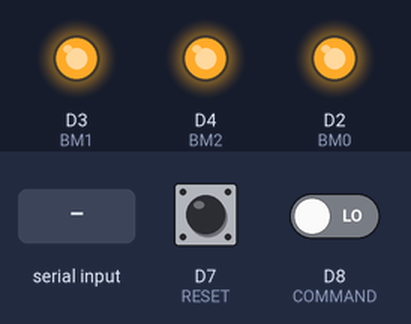
A program run on a simulated ESP8266 (Wemos D1 mini). Parts: output pins drawn as LEDs (lit = HIGH). The test bench sets the inputs (shaded band); at power-on: D7 (RESET) LOW, D8 (COMMAND) LOW. Pins used as bus, display or sensor lines are not drawn; what the program prints to the serial monitor is not drawn.

Above: at 1.2 s.
1.3 s: "b\n" received over Serial
At 2.3 s:
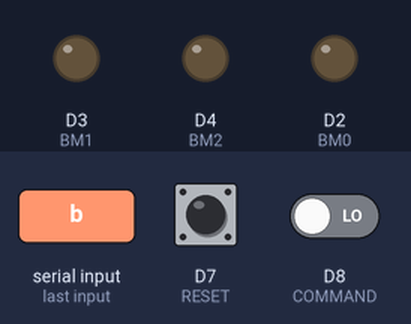
3.3 s: "r\n" received over Serial
At 5.0 s:
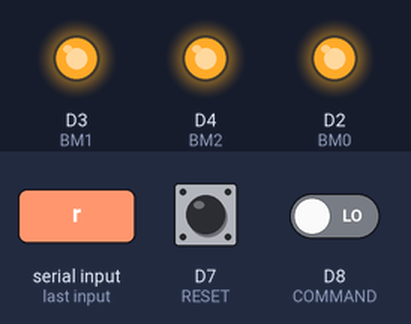
Timing chart, 0 to 6.5 s (numbered marks = the images above; inputs shaded):
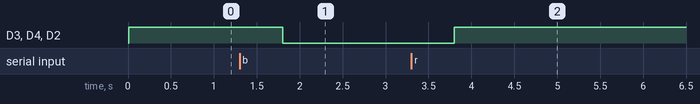

The program:

main.cpp
```cpp
/*
 * Control an Relay from a web browser
 * Build to be run on an ESP8266
 *
 * connect to the ESP8266 AP then
 * use web broswer to go to 192.168.4.1
 *
 */


#include <ESP8266WiFi.h>
#include <ESP8266mDNS.h>        // Include the mDNS library

#define POWER D1
#define BM0   D2
#define BM1   D3
#define BM2   D4

#define COMMAND D8
#define RESET   D7

char serial = 0;
int buttonStateC;             // the current reading from the input pin
int buttonStateR;             // the current reading from the input pin
int lastButtonStateC = LOW;   // the previous reading from the input pin
int lastButtonStateR = LOW;   // the previous reading from the input pin

int readingC = 0;
int readingR = 0;

// the following variables are unsigned longs because the time, measured in
// milliseconds, will quickly become a bigger number than can be stored in an int.
unsigned long lastDebounceTimeC = 0;  // the last time the output pin was toggled
unsigned long lastDebounceTimeR = 0;  // the last time the output pin was toggled
unsigned long debounceDelay = 50;    // the debounce time; increase if the output flickers
unsigned int count = 0;

void setup()
{
  Serial.begin(115200);
  delay(10);
  Serial.println('\n');

  pinMode(POWER, OUTPUT);
  pinMode(BM0, OUTPUT);
  pinMode(BM1, OUTPUT);
  pinMode(BM2, OUTPUT);
  pinMode(COMMAND, INPUT);
  pinMode(RESET, INPUT);

  digitalWrite(POWER, HIGH);
  digitalWrite(BM0, HIGH);
  digitalWrite(BM1, HIGH);
  digitalWrite(BM2, HIGH);

  digitalWrite(COMMAND, LOW);
  digitalWrite(RESET, LOW);

  Serial.println("INIT Done!");

}


void doSerialJob()
{
  if (Serial.available())
  {
    serial = Serial.read();

  }
  if(serial== 'b')
  {
    digitalWrite(POWER, HIGH);
    delay(500);
    digitalWrite(BM0, LOW);
    digitalWrite(BM1, LOW);
    digitalWrite(BM2, LOW);
    delay(10);
    digitalWrite(POWER, LOW);
    count++;
  }
  else if(serial == 'r')
  {
    digitalWrite(POWER, HIGH);
    delay(500);
    digitalWrite(BM0, HIGH);
    digitalWrite(BM1, HIGH);
    digitalWrite(BM2, HIGH);
    delay(10);
    digitalWrite(POWER, LOW);
    count++;
  }
  else if(serial == 's')
  {
    digitalWrite(POWER, HIGH);
    digitalWrite(BM0, HIGH);
    digitalWrite(BM1, HIGH);
    digitalWrite(BM2, HIGH);
    count = 0;
  }
  else
  {
        serial = 0;
  }
  serial = 0;
}
void debounceButtonCommand()
{
  // read the state of the switch into a local variable:
  readingC = digitalRead(COMMAND);

  // check to see if you just pressed the button
  // (i.e. the input went from LOW to HIGH), and you've waited long enough
  // since the last press to ignore any noise:

  // If the switch changed, due to noise or pressing:
  if (readingC != lastButtonStateC) {
    // reset the debouncing timer
    lastDebounceTimeC = millis();
  }

  if ((millis() - lastDebounceTimeC) > debounceDelay) {
    // whatever the reading is at, it's been there for longer than the debounce
    // delay, so take it as the actual current state:

    // if the button state has changed:
    if (readingC != buttonStateC) {
      buttonStateC = readingC;

      // only do action if the new button state is HIGH
      if (buttonStateC == HIGH) {
        if((count & 0x01) == 0x00)
        {
           serial = 'r';
        }
        else
        {
           serial = 'b';
        }
      }
    }
  }
  lastButtonStateC = readingC;
}
void debounceButtonReset()
{
    // read the state of the switch into a local variable:
  readingR = digitalRead(RESET);

  // check to see if you just pressed the button
  // (i.e. the input went from LOW to HIGH), and you've waited long enough
  // since the last press to ignore any noise:

  // If the switch changed, due to noise or pressing:
  if (readingR != lastButtonStateR) {
    // reset the debouncing timer
    lastDebounceTimeR = millis();
  }

  if ((millis() - lastDebounceTimeR) > debounceDelay) {
    // whatever the reading is at, it's been there for longer than the debounce
    // delay, so take it as the actual current state:

    // if the button state has changed:
    if (readingR != buttonStateR) {
      buttonStateR = readingR;

      // only do action if the new button state is HIGH
      if (buttonStateR == HIGH) {
        digitalWrite(POWER, HIGH);
        digitalWrite(BM0, HIGH);
        digitalWrite(BM1, HIGH);
        digitalWrite(BM2, HIGH);
        serial = 0;
        count = 0;
      }
    }
  }
  lastButtonStateR = readingR;
}
void loop()
{
  debounceButtonCommand();
  debounceButtonReset();
  doSerialJob();

}
```

Measured:
- after the input at 1.3 s, D3 (BM1), D4 (BM2), D2 (BM0): HIGH → LOW after 0.50 s
- after the input at 3.3 s, D3 (BM1), D4 (BM2), D2 (BM0): LOW → HIGH after 0.50 s
